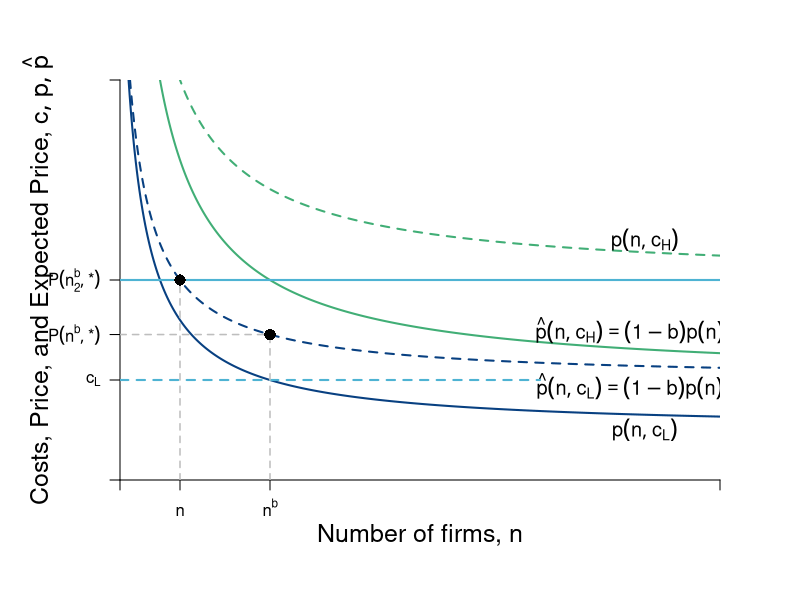

R code for this plot:
# TO DO
# Troubleshoot points not showing up ---> Have infinite value nested
# Troubleshoot points label ---> equal infinity
# For labeling, reference LRn_Dec_BTE.R

require(shape)
pdf(file = "competitionmarkets/LRn_Dec_Costs.pdf", width = 9, height = 7)

#Set parameters for graphics
axislabelsize <- 1.5
labelsize <- 1.2
graphlinewidth <- 2
segmentlinewidth <- 1.5

COL <- c("#7fc97f", "#beaed4", "#fdc086", "#ffff99", "#386cb0", "#f0027f", "#bf5b17", "#666666")
COLA <- c("#e0f3db", "#99d8c9","#66c2a4","#41ae76", "#238b45", "#005824")
COLB <- c("#c6dbef", "#4eb3d3", "#2b8cbe", "#0868ac","#084081")
COLC <- c("#fcfbfd", "#efedf5", "#dadaeb", "#bcbddc", "#9e9ac8", "#807dba", "#6a51a3", "#54278f", "#3f007d")

par(mar =  c(6, 6, 4, 4))

# Levels for the barriers to entry specified here
barriers <- c(0.2, 0.5, 0.71)
# Cost Levels
costs <- c(5, 10)

# ----
# Functions
Profit <- function(n, pbar = 60, c = costs[2], beta = 0.5) {
  (pbar - c)^2 / (((n + 1)^2)*beta)
}

totaln <- function(pi, pbar = 60, c = costs[2], beta = 0.5){
  (pbar - c)/(sqrt(pi*beta)) - 1
}

cournotPrice <- function(n, pbar = 60, c = costs[2]) {
  c + (1/(n+1))*(pbar - c)
}

# Barriers to entry
bte <- function(n, b = 0) {
  cournotPrice(n)*(1-b)
}

# Hack function that gets around nested function scope error 
bte_unnested <- function(n, pbar = 60, c, b = 0){
  (c + (1/(n+1))*(pbar - c))*(1 - b)
}

nstar <- function(b, pbar = 60, c = costs[2]){
  (pbar*(1 - b) - c) / (b*c)
}

# ---- 
xlims <- c(0, 40) 
ylims <- c(0, 20)

plot(0, 0, xlim = xlims, ylim = ylims, type = "n",
     xlab = expression(paste("")),
     ylab = expression(paste("")), 
     xaxt = "n", 
     yaxt = "n", 
     cex.lab = axislabelsize, 
     bty = "n",
     xaxs="i", 
     yaxs="i")

ticksy <- c(0, 
            costs[1], 
            bte(n = nstar(b = barriers[2], c = costs[1]), b = barriers[2]), 
            NA, # costs[2],
            bte_unnested(n = nstar(b = barriers[2], c = costs[2]), b = barriers[2], c = costs[2]),
            ylims[2]
            )
# Asteriks need to be fixed
ylabels <- c(NA, 
             expression(paste(c[L])), 
             expression(paste(P(n**b, "*"))), 
             expression(paste(c[H])), 
             expression(paste(P(n[2]**b, "*"))),
             NA) 

ticksx <- c(0, 
            nstar(b = barriers[2]), 
            nstar(b = barriers[2], c = costs[1]), 
            nstar(b = 0), # = Inf 
            nstar(b = 0, c = costs[1]), # = Inf
            xlims[2]
            )

xlabels <- c(NA, 
             expression(paste(n)), 
             expression(paste(n**b)),
             NA,
             NA,
             NA)

axis(1, at = ticksx, pos = 0, labels = xlabels)
axis(2, at = ticksy, pos = 0, labels = ylabels, las = 1)

npts <- 500 
xx1 <- seq(xlims[1], xlims[2], length.out = npts)

# Lines for barrier graph
#lines(xx1, bte(n = xx1, b = barriers[3]), col = COLA[3], lty = 2, lwd = segmentlinewidth)
#lines(xx1, bte(n = xx1, b = barriers[2]), col = COLA[3], lty = 2, lwd = segmentlinewidth)

# ----

# BTE --- Cost 1, Barrier = 0
lines(xx1, bte_unnested(n = xx1, c = costs[1], b = 0), col = COLA[4], lty = 1, lwd = graphlinewidth) 
# BTE --- Cost 2, Barrier = 0
lines(xx1, bte(n = xx1, b = 0), col = COLA[4], lty = 2, lwd = graphlinewidth) 
# BTE --- Cost 1, Barrier[2]
lines(xx1, bte_unnested(n = xx1, c = costs[1], b = barriers[2]), col = COLB[5], lty = 1, lwd = graphlinewidth) 
# BTE --- Cost 2, Barrier[2]
lines(xx1, bte(n = xx1, b = barriers[2]), col = COLB[5], lty = 2, lwd = graphlinewidth) 

# ----

#Label axes
mtext(expression(paste("Number of firms, ", n)), side=1, line = 2.5, cex = axislabelsize)
text(-5.5, 0.5*ylims[2], expression(paste("Costs, Price, and Expected Price, ", list(c, p, hat(p)) )), xpd = TRUE, cex = axislabelsize, srt = 90) 


# Label Expressions
# ---- 
# C[H] b = 0, p(n)
text(35, 12, expression(paste(p(n, c[H]))), cex = labelsize)
# C[H] b = 0, \hat{p(n)}
text(34, 7.5, expression(paste(hat(p)(n, c[H]) == (1-b)*p(n) )), cex = labelsize)
# C[L] b = 0, p(n)
text(35, 2.5, expression(paste(p(n, c[L]))), cex = labelsize)
# C[L] b \neq 0, \hat{p(n)}
text(34, 4.7, expression(paste(hat(p)(n, c[L]) == (1-b)*p(n) )), cex = labelsize)
# ---- 
# line for the marginal cost
# C_H
segments(0, 10, xlims[2], 10, 
         lty = 1, col = COLB[2], lwd = graphlinewidth
         )
# C_L
segments(0, 5, 28, 5, # Cut x_1 segment so it didn't overlap eq. 
         lty = 2, col = COLB[2] , lwd = graphlinewidth
         )

segments(nstar(b = barriers[2]), 0, nstar(b = barriers[2]), bte(n = nstar(b = barriers[2]), b = barriers[2]),
         lty = 2, col = "gray", lwd = segmentlinewidth
         )

segments(nstar(b = barriers[2], c = costs[1]), 0, nstar(b = barriers[2], c = costs[1]), bte(n = nstar(b = barriers[2], c = costs[1]), b = barriers[2]),
         lty = 2, col = "gray", lwd = segmentlinewidth
         )

segments(0, bte(n = nstar(b = barriers[2], c = costs[1]), b = barriers[2]), nstar(b = barriers[2], c = costs[1]), bte(n = nstar(b = barriers[2], c = costs[1]), b = barriers[2]),
         lty = 2, col = "grey", lwd = segmentlinewidth
         )


# ---- 

# Label Points
# This should probably have a loop, but I haven't worked it out. 

# This point does not show up
points(nstar(b = 0, c = costs[1]), bte_unnested(n = nstar(b = 0, c = costs[1]), c = costs[2], b = 0),
       pch = 16, col = "black", cex = 1.5
       )
points(nstar(b = barriers[2], c = costs[1]), bte(n = nstar(b = barriers[2], c = costs[1]), b = barriers[2]), 
       pch = 16, col = "black", cex = 1.5
       )
# And this point below does not show up
points(nstar(b = 0), bte_unnested(n = nstar(b = 0), c = costs[2], b = 0),
       pch = 16, col = "black", cex = 1.5
       )
points(nstar(b = barriers[2]), bte(n = nstar(b = barriers[2]), b = barriers[2]),
       pch = 16, col = "black", cex = 1.5
       )

# points(nstar(b = barriers[3]), bte(n = nstar(b = barriers[3]), b = barriers[3]), pch = 16, col = "black", cex = 1.5)


dev.off()
